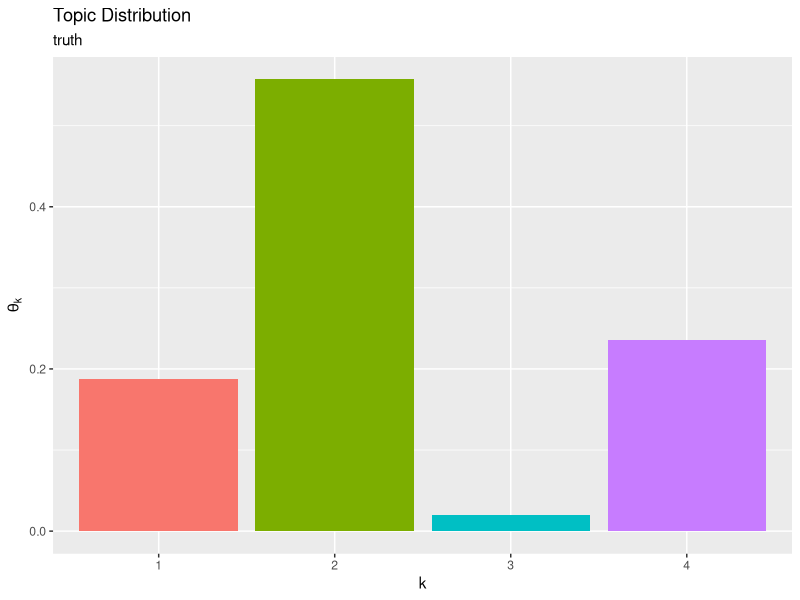
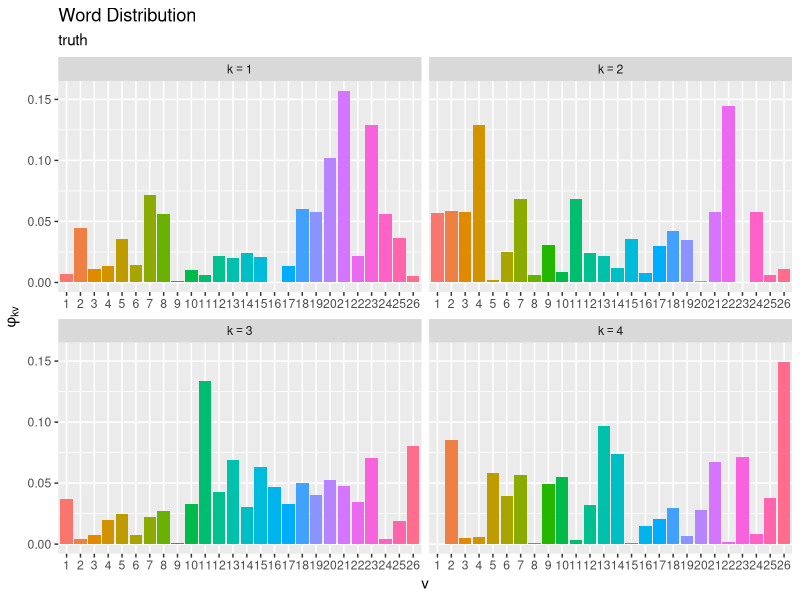

Reproduce these figures in R, in order. (Note: this script raises an error after producing the figures.)

# ch3.4 混合ユニグラムモデル：変分ベイズ推定 ----------------------------------------------------------------------

# 利用パッケージ
library(tidyverse)
library(gganimate)
library(gtools)

# チェック用
library(ggplot2)


# 文書データの簡易生成 --------------------------------------------------------------

### ・真の分布の設定 -----

# 文書数を指定
D <- 20

# 語彙数を指定
V <- 26

# トピック数を指定
K <- 4


# 真のトピック分布を生成
theta_true_k <- MCMCpack::rdirichlet(n = 1, alpha = rep(1, times = K)) |> 
  as.vector()

# 作図用のデータフレームを作成
true_topic_df <- tibble::tibble(
  topic = factor(1:K), # トピック番号
  probability = theta_true_k # 割り当て確率
)

# 真のトピック分布を作図
ggplot() + 
  geom_bar(data = true_topic_df, mapping = aes(x = topic, y = probability, fill = topic), 
           stat = "identity", show.legend = FALSE) + # トピック分布
  labs(title = "Topic Distribution", 
       subtitle = "truth", 
       x = "k", y = expression(theta[k]))


# 真の単語分布を生成
phi_true_kv <- MCMCpack::rdirichlet(n = K, alpha = rep(1, times = V))

# 作図用のデータフレームを作成
true_word_df <- phi_true_kv |> 
  tibble::as_tibble(.name_repair = ~as.character(1:V)) |> 
  tibble::add_column(
    topic = factor(1:K) # トピック番号
  ) |> 
  tidyr::pivot_longer(
    cols = !topic, 
    names_to = "vocabulary", # 列名を語彙番号に変換
    names_ptypes = list(vocabulary = factor()), 
    values_to = "probability" # 出現確率列をまとめる
  )

# 真の単語分布を作図
ggplot() + 
  geom_bar(data = true_word_df, mapping = aes(x = vocabulary, y = probability, fill = vocabulary), 
           stat = "identity", show.legend = FALSE) + # 単語分布
  facet_wrap(topic ~ ., labeller = label_bquote(k==.(topic)), scales = "free_x") + # 分割
  labs(title = "Word Distribution", 
       subtitle = "truth", 
       x = "v", y = expression(phi[kv]))


### ・文書データの生成 -----

# 文書を生成
z_d  <- rep(NA, times = D)
N_d  <- rep(NA, times = D)
N_dv <- matrix(NA, nrow = D, ncol = V)
for(d in 1:D) {
  
  # 文書dのトピックを生成
  one_hot_k <- rmultinom(n = 1, size = 1, prob = theta_true_k) |> 
    as.vector()
  k <- which(one_hot_k == 1) # トピック番号を抽出
  z_d[d] <- k
  
  # 単語数を決定
  N_d[d] <- sample(100:200, size = 1) # 範囲を指定
  
  # トピックkに従い単語を生成
  N_dv[d, ] <- rmultinom(n = 1, size = N_d[d], prob = phi_true_kv[k, ]) |> 
    as.vector()
}

# 割り当てトピック数を確認
table(z_d)

# 作図用のデータフレームを作成
freq_df <- N_dv |> 
  tibble::as_tibble(.name_repair = ~as.character(1:V)) |> 
  tibble::add_column(
    document = factor(1:D), # 文書番号
    word_count = N_d, # 単語数
    topic = factor(z_d) # 割り当てトピック
  ) |> 
  tidyr::pivot_longer(
    cols = !c(document, word_count, topic), 
    names_to = "vocabulary", # 列名を語彙番号に変換
    names_ptypes = list(vocabulary = factor()), 
    values_to = "frequency" # 出現度数列をまとめる
  ) |> 
  dplyr::mutate(
    relative_frequency = frequency / N_d[d] # 相対度数
  )

# 度数を作図
ggplot() + 
  geom_bar(data = freq_df, mapping = aes(x = vocabulary, y = frequency, fill = vocabulary), 
           stat = "identity", show.legend = FALSE) + # 出現度数
  facet_wrap(document ~ ., labeller = label_bquote(list(d==.(document), N[d]==.(N_d[document]))), scales = "free_x") + # 分割
  labs(title = "Word Frequency", 
       x = "v", y = expression(N[dv]))

# 真のトピック分布を複製
tmp_word_df <- tidyr::expand_grid(
  document = factor(1:D), # 文書番号
  true_word_df
) |> # 文書数分にトピック分布を複製
  dplyr::filter(topic == z_d[document]) # 割り当てられたトピックを抽出
tmp_word_df

# 相対度数と真の単語分布を比較
ggplot() + 
  geom_bar(data = freq_df, mapping = aes(x = vocabulary, y = relative_frequency, fill = vocabulary, linetype = "sample"), 
           stat = "identity", alpha = 0.5) + # 出現度数
  geom_bar(data = tmp_word_df, mapping = aes(x = vocabulary, y = probability, color = vocabulary, linetype = "truth"), 
           stat = "identity", alpha = 0) + # 単語分布
  facet_wrap(document ~ ., labeller = label_bquote(list(d==.(document), z[d]==.(z_d[document]))), scales = "free_x") + # 分割
  scale_x_discrete(breaks = 1:V, labels = LETTERS[1:V]) + # x軸目盛:(雰囲気用の演出)
  scale_linetype_manual(breaks = c("sample", "truth"), values = c("solid", "dashed"), name = "distribution") + # 線の種類:(凡例表示用)
  guides(color = "none", fill = "none", 
         linetype = guide_legend(override.aes = list(color = c("black", "black"), fill = c("white", "white")))) + # 凡例の体裁:(凡例表示用)
  labs(title = "Word Frequency", 
       x = "v", y = expression(frac(N[dv], N[d])))


# 変分ベイズ推定 -----------------------------------------------------------------

### ・パラメータの初期化 -----

# トピック数を指定
K <- 4

# 文書数と語彙数を取得
D <- nrow(N_dv)
V <- ncol(N_dv)

# 文書ごとの単語数を計算
N_d <- rowSums(N_dv)


# 負担率qの初期化
q_dk <- matrix(0, nrow = D, ncol = K)

# トピック分布θの事前分布のパラメータαを指定
alpha <- 1

# 単語分布Φの事前分布のパラメータβを指定
beta  <- 1

# トピック分布θの変分事後分布のパラメータαの初期化
alpha_k <- runif(n = K, min = 0.01, max = 2) # 範囲を指定

# 単語分布Φの変分事後分布のパラメータβの初期化
beta_kv <- runif(n = K*V, min = 0.01, max = 2) |> # 範囲を指定
  matrix(nrow = K, ncol = V)


### ・推論処理 -----

# 試行回数を指定
MaxIter <- 20

# 推移の確認用の受け皿を作成
trace_q_dki    <- array(NA, dim = c(D, K, MaxIter))
trace_alpha_ki <- matrix(NA, nrow = K, ncol = MaxIter+1)
trace_beta_kvi <- array(NA, dim = c(K, V, MaxIter+1))

# 初期値を保存
trace_alpha_ki[, 1]   <- alpha_k
trace_beta_kvi[, , 1] <- beta_kv

# 変分ベイズ推定
for(i in 1:MaxIter) {
  
  # 次ステップのハイパーパラメータの初期化
  new_alpha_k <- rep(alpha, times = K)
  new_beta_kv <- matrix(beta, nrow = K, ncol = V)
  
  for(d in 1:D){ ## (各文書)
    for(k in 1:K){ ## (各トピック)
      
      # 負担率qの計算:式(3.22)
      term_alpha_k <- digamma(alpha_k) - digamma(sum(alpha_k))
      term_beta_k  <- colSums(N_dv[d, ] * digamma(t(beta_kv))) - N_d[d] * digamma(rowSums(beta_kv))
      log_q_k      <- term_alpha_k + term_beta_k
      log_q_k    <- log_q_k - min(log_q_k) # アンダーフロー対策
      log_q_k    <- log_q_k - max(log_q_k) # オーバーフロー対策
      q_dk[d, k] <- exp(log_q_k[k]) / sum(exp(log_q_k)) # 正規化

      # トピック分布θの変分事後分布のパラメータαの計算:式(3.19')
      new_alpha_k[k] <- new_alpha_k[k] + q_dk[d, k]
      
      for(v in 1:V){ ## (各語彙)
        
        # 単語分布Φの変分事後分布のパラメータβの計算:式(3.20')
        new_beta_kv[k, v] <- new_beta_kv[k, v] + q_dk[d, k] * N_dv[d, v]
        
      } ## (各語彙)
    } ## (各トピック)
  } ## (各文書)
  
  # ハイパーパラメータの更新
  alpha_k <- new_alpha_k
  beta_kv <- new_beta_kv
  
  # i回目の更新値を保存
  trace_q_dki[, , i]      <- q_dk
  trace_alpha_ki[, i+1]   <- alpha_k
  trace_beta_kvi[, , i+1] <- beta_kv
  
  # 動作確認
  message("\r", i, "/", MaxIter, appendLF = FALSE)
}


# 推定結果の可視化 ---------------------------------------------------------------

### ・分布の確認 -----

# トピック分布の期待値を計算:式(1.15)
E_theta_k <- alpha_k / sum(alpha_k)

# 作図用のデータフレームを作成
E_topic_df <- tibble::tibble(
  topic = factor(1:K), # トピック番号
  probability = E_theta_k # 割り当て確率
)

# 推定トピック分布を作図
ggplot() + 
  geom_bar(data = E_topic_df, mapping = aes(x = topic, y = probability, fill = topic), 
           stat = "identity", show.legend = FALSE) + # トピック分布の期待値
  labs(title = "Topic Distribution", 
       subtitle = "Variational Bayesian Estimation", 
       x = "k", y = expression(E(theta[k])))


# 単語分布の期待値を計算:式(1.15)
E_phi_kv <- beta_kv / rowSums(beta_kv)

# 作図用のデータフレームを作成
E_word_df <- E_phi_kv |> 
  tibble::as_tibble(.name_repair = ~as.character(1:V)) |> 
  tibble::add_column(
    topic = factor(1:K) # トピック番号
  ) |> 
  tidyr::pivot_longer(
    cols = !topic, 
    names_to = "vocabulary", # 列名を語彙番号に変換
    names_ptypes = list(vocabulary = factor()), 
    values_to = "probability" # 出現確率列をまとめる
  )

# 推定単語分布を作図
ggplot() + 
  geom_bar(data = E_word_df, mapping = aes(x = vocabulary, y = probability, fill = vocabulary), 
           stat = "identity", show.legend = FALSE) + # 単語分布の期待値
  facet_wrap(topic ~ ., labeller = label_bquote(k==.(topic)), scales = "free_x") + # 分割
  labs(title = "Word Distribution", 
       subtitle = "Variational Bayesian Estimation", 
       x = "v", y = expression(E(phi[kv])))


### ・更新推移の確認 -----

# 作図用のデータフレームを作成
trace_topic_df <- trace_alpha_ki |> 
  tibble::as_tibble(.name_repair = ~as.character(0:MaxIter)) |> 
  tibble::add_column(
    topic = factor(1:K) # トピック番号
  ) |> 
  tidyr::pivot_longer(
    cols = !topic, 
    names_to = "iteration", # 列名を試行番号に変換
    names_transform = list(iteration = as.numeric), 
    values_to = "hyperparameter" # ハイパーパラメータ列をまとめる
  ) |> 
  dplyr::group_by(iteration) |> # トピック分布の期待値計算用
  dplyr::mutate(
    probability = hyperparameter / sum(hyperparameter) # 割り当て確率
  ) |> 
  dplyr::ungroup() |> 
  dplyr::arrange(iteration, topic)

# トピック分布のハイパーパラメータの推移を作図
ggplot() + 
  geom_line(data = trace_topic_df, mapping = aes(x = iteration, y = hyperparameter, color = topic), 
            alpha = 0.5, size = 1) + # 更新推移
  labs(title = "Hyperparameter of the Topic Distribution", 
       subtitle = "Variational Bayesian Estimation", 
       x = "iteration", y = expression(alpha[k]))

# トピック分布の期待値の推移を作図
ggplot() + 
  geom_line(data = trace_topic_df, mapping = aes(x = iteration, y = probability, color = topic), 
            alpha = 0.5, size = 1) + # 更新推移
  labs(title = "Topic Distribution", 
       subtitle = "Variational Bayesian Estimation", 
       x = "iteration", y = expression(E(theta[k])))

# 推定トピック分布のアニメーションを作図
anime_topic_graph <- ggplot() + 
  geom_bar(data = trace_topic_df, mapping = aes(x = topic, y = probability, fill = topic), 
           stat = "identity", show.legend = FALSE) + # トピック分布の期待値
  gganimate::transition_manual(frames = iteration) + # フレーム
  labs(title = "Topic Distribution", 
       subtitle = "iteration = {current_frame}", 
       x = "k", y = expression(E(theta[k])))

# gif画像を作成
gganimate::animate(plot = anime_topic_graph, nframes = MaxIter+1, fps = 5, width = 600, height = 450)


# 作図用のデータフレームを作成
trace_word_df <- trace_beta_kvi |> 
  tibble::as_tibble(.name_repair = ~as.character(1:(V*(MaxIter+1)))) |> 
  tibble::add_column(
    topic = factor(1:K) # トピック番号
  ) |> 
  tidyr::pivot_longer(
    cols = !topic, 
    names_to = "vi", # 列名を語彙番号×試行番号に変換
    names_transform = list(vi = as.numeric), 
    values_to = "hyperparameter" # ハイパーパラメータ列をまとめる
  ) |> 
  dplyr::arrange(vi, topic) |> # 番号列の追加用
  dplyr::bind_cols(
    tidyr::expand_grid(
      iteration = 0:MaxIter, # 試行番号
      vocabulary = factor(1:V), # 語彙番号
      tmp_topic = 1:K
    ) # 試行ごとに語彙番号を複製
  )|> 
  dplyr::select(!c(vi, tmp_topic)) |> # 不要な列を除去
  dplyr::group_by(iteration, topic) |> # 単語分布の期待値計算用
  dplyr::mutate(
    probability = hyperparameter / sum(hyperparameter) # 出現確率
  ) |> 
  dplyr::ungroup() |> 
  dplyr::arrange(iteration, topic, vocabulary)

# 単語分布のハイパーパラメータの推移を作図
ggplot() + 
  geom_line(data = trace_word_df, mapping = aes(x = iteration, y = hyperparameter, color = vocabulary), 
            alpha = 0.5, size = 1) + # 更新推移
  facet_wrap(topic ~ ., labeller = label_bquote(k==.(topic)), scales = "free_y") + # 分割
  labs(title = "Hyperparameter of the Word Distribution", 
       subtitle = "Variational Bayesian Estimation", 
       color = "v", 
       x = "iteration", y = expression(beta[kv]))

# 単語分布の期待値の推移を作図
ggplot() + 
  geom_line(data = trace_word_df, mapping = aes(x = iteration, y = probability, color = vocabulary), 
            alpha = 0.5, size = 1) + # 更新推移
  facet_wrap(topic ~ ., labeller = label_bquote(k==.(topic))) + # 分割
  labs(title = "Word Distribution", 
       subtitle = "Variational Bayesian Estimation", 
       color = "v", 
       x = "iteration", y = expression(E(phi[kv])))

# 推定単語分布のアニメーションを作図
anime_word_graph <- ggplot() + 
  geom_bar(data = trace_word_df, mapping = aes(x = vocabulary, y = probability, fill = vocabulary), 
           stat = "identity", show.legend = FALSE) + # 単語分布の期待値
  gganimate::transition_manual(frames = iteration) + # フレーム
  facet_wrap(topic ~ ., labeller = label_bquote(k==.(topic)), scales = "free_x") + # 分割
  labs(title = "Word Distribution", 
       subtitle = "iteration = {current_frame}", 
       x = "v", y = expression(E(phi[kv])))

# gif画像を作成
gganimate::animate(plot = anime_word_graph, nframes = MaxIter+1, fps = 5, width = 800, height = 600)


# 作図用のデータフレームを作成
trace_response_df <- trace_q_dki |> 
  tibble::as_tibble(.name_repair = ~as.character(1:(K*MaxIter))) |> 
  tibble::add_column(
    document = factor(1:D) # 文書番号
  ) |> 
  tidyr::pivot_longer(
    cols = !document, 
    names_to = "ki", # 列名を語彙番号×試行番号に変換
    names_transform = list(ki = as.numeric), 
    values_to = "responsibility" # 負担率列をまとめる
  ) |> 
  dplyr::arrange(ki, document) |> # 番号列の追加用
  dplyr::bind_cols(
    tidyr::expand_grid(
      iteration = 1:MaxIter, # 試行番号
      topic = factor(1:K), # トピック番号
      tmp_document = 1:D
    ) # 試行ごとにトピック番号を複製
  )|> 
  dplyr::select(!c(ki, tmp_document)) |> # 不要な列を除去
  dplyr::arrange(iteration, document, topic)

# 負担率の推移を作図
ggplot() + 
  geom_line(data = trace_response_df, mapping = aes(x = iteration, y = responsibility, color = topic), 
            alpha = 0.5, size = 1) + # 更新推移
  facet_wrap(document ~ ., labeller = label_bquote(d==.(document))) + # 分割
  labs(title = "responsibility", 
       subtitle = "Variational Bayesian Estimation", 
       color = "k", 
       x = "iteration", y = expression(q[dk]))


### ・真の分布との比較 -----

# インデックスの組み合わせを作成してKL情報量を計算
kl_df <- tidyr::expand_grid(
  group = 1:gamma(K+1), # 組み合わせ番号
  k = factor(1:K) # 真の分布・並べ替え後のトピック番号
) |> # トピック番号を複製
  tibble::add_column(
    j = gtools::permutations(n = K, r = K, v = 1:K) |> # トピック番号の順列を作成
      t() |> 
      as.vector() |> 
      factor() # 元のトピック番号・並べ替え用のインデックス
  ) |> 
  dplyr::group_by(group) |> # 組み合わせごとの計算用
  dplyr::mutate(
    # KL情報量を計算
    kl_topic = sum(theta_true_k * (log(theta_true_k) - log(E_theta_k[j]))), # トピック分布のKL情報量
    kl_word = sum(phi_true_kv * (log(phi_true_kv) - log(E_phi_kv[j, ]))), # 単語分布のKL情報量
    kl_sum = kl_topic + kl_word/V
  ) |> 
  dplyr::ungroup() |> 
  dplyr::arrange(kl_sum, group, k) # 当て嵌まりが良い順に並べ替え

# KL情報量が最小となるトピック番号を抽出
adapt_idx <- kl_df |> 
  dplyr::slice_head(n = K) |> # 最小の組み合わせを抽出
  dplyr::pull(j) |> # 列をベクトルに変換
  as.numeric() # 数値に変換


# 作図用のデータフレームを作成
E_topic_df <- tibble::tibble(
  k = factor(adapt_idx), # 推定時のトピック番号
  topic = factor(1:K), # 真の分布に対応したトピック番号
  probability = E_theta_k[adapt_idx] # 割り当て確率
)

# トピック分布を作図
ggplot() + 
  geom_bar(data = E_topic_df, mapping = aes(x = topic, y = probability, fill = k, linetype = "result"), 
           stat = "identity", alpha = 0.5) + # 推定トピック分布
  geom_bar(data = true_topic_df, mapping = aes(x = topic, y = probability, color = topic, linetype = "truth"), 
           stat = "identity", alpha = 0) + # 真のトピック分布
  scale_linetype_manual(breaks = c("result", "truth"), values = c("solid", "dashed"), name = "distribution") + # 線の種類:(凡例表示用)
  guides(color = "none", fill = "none", 
         linetype = guide_legend(override.aes = list(color = c("black", "black"), fill = c("white", "white")))) + # 凡例の体裁:(凡例表示用)
  labs(title = "Topic Distribution", 
       subtitle = "Variational Bayesian Estimation", 
       x = "k", y = expression(E(theta[k])))


# 作図用のデータフレームを作成
E_word_df <- E_phi_kv[adapt_idx, ] |> 
  tibble::as_tibble(.name_repair = ~as.character(1:V)) |> 
  tibble::add_column(
    k = factor(adapt_idx), # 推定時のトピック番号
    topic = factor(1:K) # 真の分布に対応したトピック番号
  ) |> 
  tidyr::pivot_longer(
    cols = !c(k, topic), 
    names_to = "vocabulary", # 列名を語彙番号に変換
    names_ptypes = list(vocabulary = factor()), 
    values_to = "probability" # 出現確率列をまとめる
  )

# 単語分布を作図
ggplot() + 
  geom_bar(data = E_word_df, mapping = aes(x = vocabulary, y = probability, fill = vocabulary, linetype = "result"), 
           stat = "identity", alpha = 0.5) + # 推定単語分布
  geom_bar(data = true_word_df, mapping = aes(x = vocabulary, y = probability, color = vocabulary, linetype = "truth"), 
           stat = "identity", alpha = 0) + # 真の単語分布
  facet_wrap(topic ~ ., labeller = label_bquote(k==.(topic)), scales = "free_x") + # 分割
  scale_linetype_manual(breaks = c("result", "truth"), values = c("solid", "dashed"), name = "distribution") + # 線の種類:(凡例表示用)
  guides(color = "none", fill = "none", 
         linetype = guide_legend(override.aes = list(color = c("black", "black"), fill = c("white", "white")))) + # 凡例の体裁:(凡例表示用)
  labs(title = "Word Distribution", 
       subtitle = "Variational Bayesian Estimation", 
       x = "v", y = expression(E(phi[kv])))


# 作図用のデータフレームを作成
trace_topic_df <- trace_alpha_ki[adapt_idx, ] |> 
  tibble::as_tibble(.name_repair = ~as.character(0:MaxIter)) |> 
  tibble::add_column(
    k = factor(adapt_idx), # 推定時のトピック番号
    topic = factor(1:K) # トピック番号
  ) |> 
  tidyr::pivot_longer(
    cols = !c(k, topic), 
    names_to = "iteration", # 列名を試行番号に変換
    names_transform = list(iteration = as.numeric), 
    values_to = "hyperparameter" # ハイパーパラメータ列をまとめる
  ) |> 
  dplyr::group_by(iteration) |> # トピック分布の期待値計算用
  dplyr::mutate(
    probability = hyperparameter / sum(hyperparameter) # 割り当て確率
  ) |> 
  dplyr::ungroup() |> 
  dplyr::arrange(iteration, topic)

# 真のトピック分布を複製
anime_true_topic_df <- tidyr::expand_grid(
  iteration = 0:MaxIter, # 試行番号
  true_topic_df
)

# トピック分布のアニメーションを作図
anime_topic_graph <- ggplot() + 
  geom_bar(data = trace_topic_df, mapping = aes(x = topic, y = probability, fill = k, linetype = "result"), 
           stat = "identity", alpha = 0.5) + # 推定トピック分布
  geom_bar(data = anime_true_topic_df, mapping = aes(x = topic, y = probability, color = topic, linetype = "truth"), 
           stat = "identity", alpha = 0) + # 真のトピック分布
  gganimate::transition_manual(frames = iteration) + # フレーム
  scale_linetype_manual(breaks = c("result", "truth"), values = c("solid", "dashed"), name = "distribution") + # 線の種類:(凡例表示用)
  guides(color = "none", fill = "none", 
         linetype = guide_legend(override.aes = list(color = c("black", "black"), fill = c("white", "white")))) + # 凡例の体裁:(凡例表示用)
  labs(title = "Topic Distribution", 
       subtitle = "iteration = {current_frame}", 
       x = "k", y = expression(E(theta[k])))

# gif画像を作成
gganimate::animate(plot = anime_topic_graph, nframes = MaxIter+1, fps = 5, width = 700, height = 450)


# 作図用のデータフレームを作成
trace_word_df <- trace_beta_kvi[adapt_idx, , ] |> 
  tibble::as_tibble(.name_repair = ~as.character(1:(V*(MaxIter+1)))) |> 
  tibble::add_column(
    k = factor(adapt_idx), # 推定時のトピック番号
    topic = factor(1:K) # トピック番号
  ) |> 
  tidyr::pivot_longer(
    cols = !c(k, topic), 
    names_to = "vi", # 列名を語彙番号×試行番号に変換
    names_transform = list(vi = as.numeric), 
    values_to = "hyperparameter" # ハイパーパラメータ列をまとめる
  ) |> 
  dplyr::arrange(vi, topic) |> # 番号列の追加用
  dplyr::bind_cols(
    tidyr::expand_grid(
      iteration = 0:MaxIter, # 試行番号
      vocabulary = factor(1:V), # 語彙番号
      tmp_topic = 1:K
    ) # 試行ごとに語彙番号を複製
  )|> 
  dplyr::select(!c(vi, tmp_topic)) |> # 不要な列を除去
  dplyr::group_by(iteration, topic) |> # 単語分布の期待値計算用
  dplyr::mutate(
    probability = hyperparameter / sum(hyperparameter) # 出現確率
  ) |> 
  dplyr::ungroup() |> 
  dplyr::arrange(iteration, topic, vocabulary)

# 真の単語分布を複製
anime_true_word_df <- tidyr::expand_grid(
  iteration = 0:MaxIter, # 試行番号
  true_word_df
)

# 単語分布のアニメーションを作図
anime_word_graph <- ggplot() + 
  geom_bar(data = trace_word_df, mapping = aes(x = vocabulary, y = probability, fill = vocabulary, linetype = "result"), 
           stat = "identity", alpha = 0.5) + # 推定単語分布
  geom_bar(data = anime_true_word_df, mapping = aes(x = vocabulary, y = probability, color = vocabulary, linetype = "truth"), 
           stat = "identity", alpha = 0) + # 真の単語分布
  gganimate::transition_manual(frames = iteration) + # フレーム
  facet_wrap(topic ~ ., labeller = label_bquote(k==.(topic)), scales = "free_x") + # 分割
  scale_linetype_manual(breaks = c("result", "truth"), values = c("solid", "dashed"), name = "distribution") + # 線の種類:(凡例表示用)
  guides(color = "none", fill = "none", 
         linetype = guide_legend(override.aes = list(color = c("black", "black"), fill = c("white", "white")))) + # 凡例の体裁:(凡例表示用)
  labs(title = "Word Distribution", 
       subtitle = "iteration = {current_frame}", 
       x = "v", y = expression(E(phi[kv])))

# gif画像を作成
gganimate::animate(plot = anime_word_graph, nframes = MaxIter+1, fps = 5, width = 900, height = 600)
